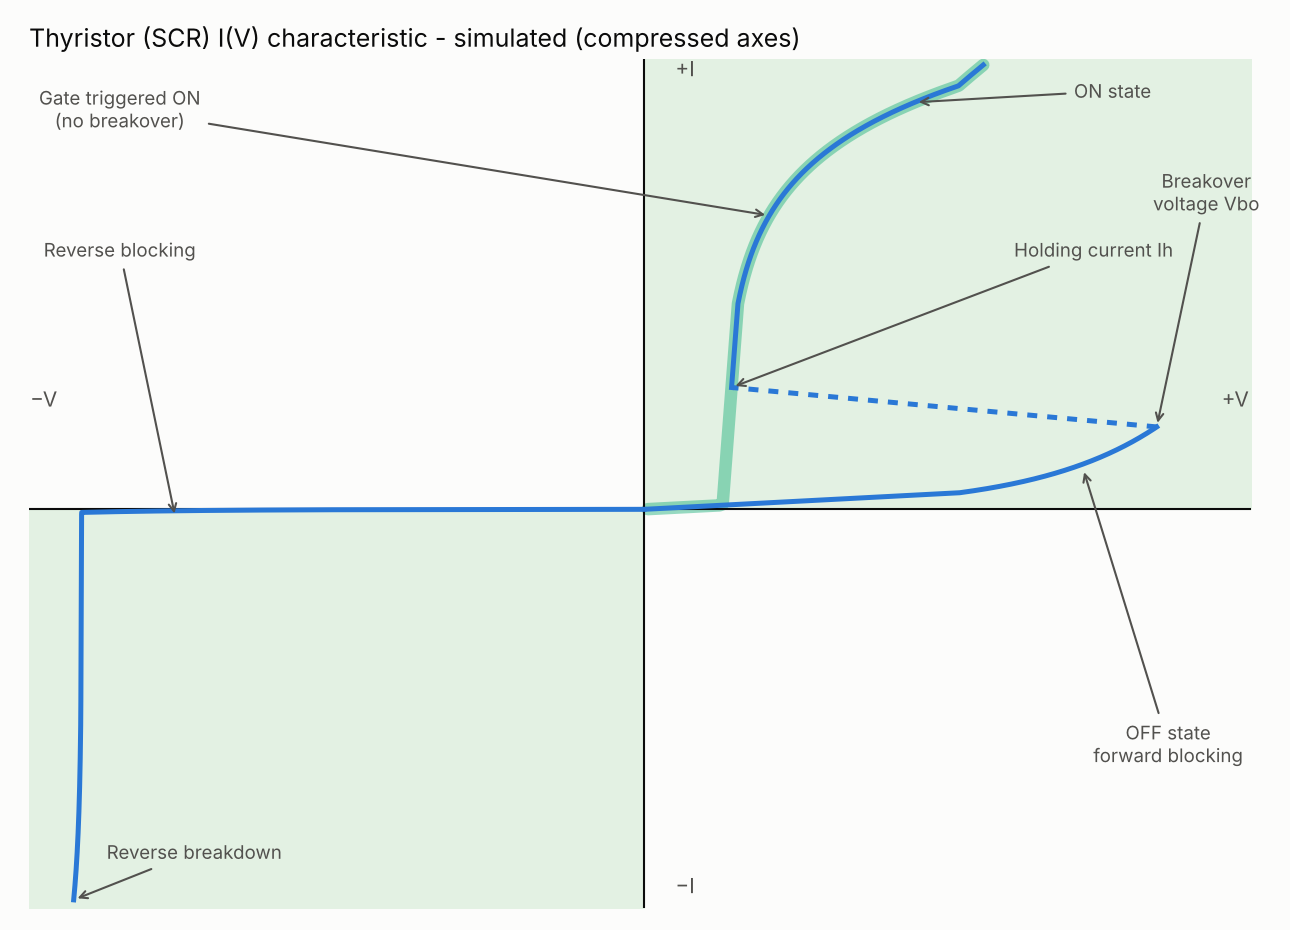

Python code for this plot:
#-------------------------------------------------------------------------------
# Name:        Thyristor I(V) characteristic in the textbook form
# Created:     18/10/2026
# Copyright:   (c) PyAMS
# Licence:     free  "GPLv3"
#-------------------------------------------------------------------------------
# The classic SCR curve: reverse blocking and reverse breakdown (-V, -I),
# forward blocking up to the breakover voltage, the (unmeasurable) negative
# resistance part (dashed), the holding current and the ON state, and the
# gate-triggered turn-on.  The currents are EXAGGERATED on purpose (leakage of
# hundreds of mA, Roff = 500 Ohm) so that the blocking region is visible
# next to the ON state, as in a textbook drawing; with datasheet values see
# thyristor_iv.py.  Every branch is produced by DC sweeps of a source with a
# series resistor (Rs); the up/down sweeps run through the latch hysteresis.

import numpy as np
import matplotlib.pyplot as plt
from pyams.lib import circuit
from pyams.models import DCVoltage, Resistor, Thyristor

Vs = DCVoltage("s", "0")
Rs = Resistor("s", "a");      Rs.setParams("R=20Ω")
T1 = Thyristor("a", "g", "0")
T1.setParams("Von=5V Ron=2Ω Roff=500Ω Rrev=20KΩ Igt=2mA Ih=0.3A Vbo=100V "
             "Vrb=150V Rrb=2Ω")
Vgd = DCVoltage("gd", "0");   Vgd.setParams("Vdc=0V")
Rg = Resistor("gd", "g");     Rg.setParams("R=300Ω")

cir = circuit()
cir.addElements({"Vs": Vs, "Rs": Rs, "T1": T1, "Vgd": Vgd, "Rg": Rg})
cir.setOutPuts("T1.V", "T1.I")
cir.analysis(mode="dc", param="Vs.Vdc", start=-260, stop=220, step=0.25)
cir.sweep(param="Vgd.Vdc", list=[0.0, 3.0])        # Ig = 0 and Ig = 8 mA
up = cir.run()
cir.analysis(mode="dc", param="Vs.Vdc", start=220, stop=-260, step=-0.25)
down = cir.run()

V0, I0 = up[0]["T1.V"], up[0]["T1.I"]
jump = np.argmax(I0 > 1.0)                         # first on-state point (Ig = 0)
Vd, Id = down[0]["T1.V"], down[0]["T1.I"]
hold = np.argmax(Id < 0.15) - 1                    # last on-state point going down
Vg_, Ig_ = up[1]["T1.V"], up[1]["T1.I"]

print("breakover: Vak = %.1f V, blocking current %.0f mA (Vbo = 100 V)"
      % (V0[jump - 1], 1e3 * I0[jump - 1]))
print("holding  : the ON state ends at I = %.0f mA, Vak = %.2f V (Ih = 300 mA, "
      "Von + Ron Ih = %.2f V)" % (1e3 * Id[hold], Vd[hold], 5 + 2 * 0.3))
i_rb = np.argmax(I0 < -1.0)
print("reverse breakdown: Vak = %.1f V at I = %.2f A (Vrb + Rrb |I| = %.1f V)"
      % (V0[i_rb], I0[i_rb], -(150 + 2 * abs(I0[i_rb]))))
print("gate 8 mA: ON from Vak = %.2f V onwards (no breakover)"
      % Vg_[np.argmax(Ig_ > 0.5)])

# ---- the figure (textbook style) -----------------------------------------------------
surface, ink, ink2, axis_c = '#fcfcfb', '#0b0b0b', '#52514e', '#898781'
blue, orange, green = '#2a78d6', '#eb6834', '#1baf7a'
fig, ax = plt.subplots(figsize=(8.6, 6.2), facecolor=surface)
ax.set_facecolor(surface)
ax.fill_between([0, 215], 0, 10.5, color='#e3f1e3', zorder=0)        # forward bias
ax.fill_between([-230, 0], -5.5, 0, color='#e3f1e3', zorder=0)       # reverse bias
fwd = (V0 >= 0) & (np.arange(len(V0)) < jump)
ax.plot(V0[fwd], I0[fwd], color=blue, lw=2.4, zorder=3)          # forward blocking
rev = V0 < 0
ax.plot(V0[rev], I0[rev], color=blue, lw=2.4, zorder=3)          # reverse
on = np.arange(len(Vd)) <= hold
ax.plot(Vd[on], Id[on], color=blue, lw=2.4, zorder=3)            # ON state
ax.plot([V0[jump - 1], Vd[hold]], [I0[jump - 1], Id[hold]], color=blue, lw=2.4,
        ls=(0, (2, 2)), zorder=3)                                # negative resistance
gate = (Vg_ >= 0)
ax.plot(Vg_[gate], Ig_[gate], color=green, lw=6, alpha=0.45, zorder=2,
        solid_capstyle='round')               # gate-triggered turn-on
ax.axhline(0, color=ink, lw=1); ax.axvline(0, color=ink, lw=1)
# compressed (symlog) axes: linear near the origin, logarithmic farther away, so
# the blocking region, the holding point and the ON state fit in one drawing
ax.set_xscale('symlog', linthresh=20, linscale=1.0)
ax.set_yscale('symlog', linthresh=0.5, linscale=1.0)
ax.set_xlim(-230, 215); ax.set_ylim(-5.5, 10.5)
ax.minorticks_off(); ax.set_xticks([]); ax.set_yticks([])
for s in ax.spines.values(): s.set_visible(False)
def note(text, xy, xytext, **kw):
    ax.annotate(text, xy, xytext=xytext, color=ink2, fontsize=9, ha='center',
                arrowprops=dict(arrowstyle='->', color=ink2), **kw)
note('Breakover\nvoltage Vbo', (V0[jump - 1], I0[jump - 1]), (150, 1.6))
note('Holding current Ih', (Vd[hold], Id[hold]), (60, 0.9))
note('ON state', (Vd[len(Vd) // 6], Id[len(Vd) // 6]), (70, 6.5))
note('OFF state\nforward blocking', (55, 0.1), (110, -0.9))
note('Reverse blocking', (-70, -0.02), (-110, 0.9))
note('Reverse breakdown', (V0[i_rb], I0[i_rb]), (-60, -3.0))
note('Gate triggered ON\n(no breakover)', (Vg_[gate][np.argmax(Ig_[gate] > 1.5)], 1.5), (-110, 4.5))
ax.text(212, 0.25, '+V', color=ink2, ha='right'); ax.text(-228, 0.25, '−V', color=ink2)
ax.text(2, 8.5, '+I', color=ink2); ax.text(2, -4.6, '−I', color=ink2)
ax.set_title('Thyristor (SCR) I(V) characteristic - simulated (compressed axes)', loc='left',
             color=ink, fontsize=12)
fig.tight_layout(); fig.savefig("thyristor_iv_textbook.png", dpi=150, facecolor=surface)
